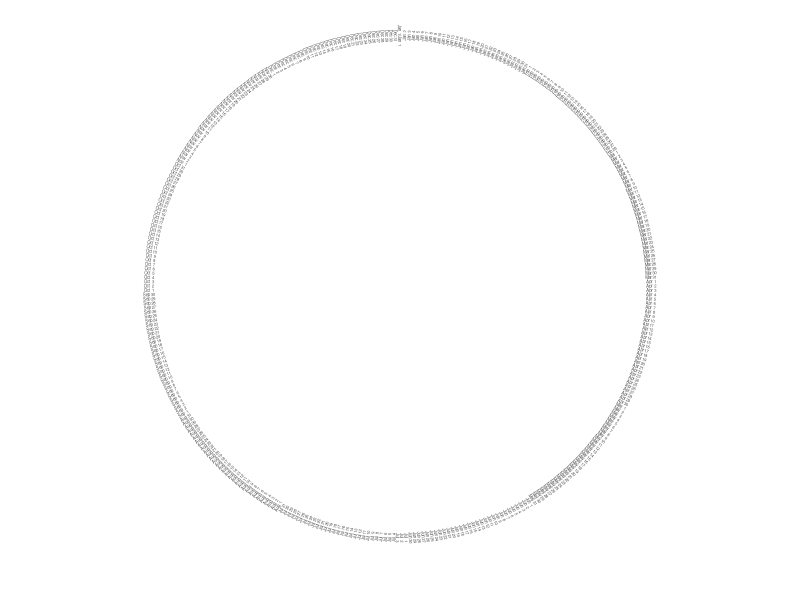

Generate this figure with R:
library(tidyverse)

setwd('circle-calendar/')

# plot all days of year in a line

my_year <- 2025

year_start <- as_date(
  paste0(
    my_year,
    '-01-01'
    )
)

year_end <- as_date(
  paste0(
    my_year + 1,
    '-01-01'
  )
)

this_year_dates <-
  seq(
    year_start,
    year_end,
    '1 day'
  )

n_days_in_year <- length(this_year_dates) - 1

dates_df <- data.frame(
  date = this_year_dates,
  var2 = rnorm(n = length(this_year_dates), mean = 0.5, sd = 0.01)
) %>%
  mutate(
    pct_around = (interval(year_start, date) %/% days(1)) / n_days_in_year,
    angle = ifelse(
      pct_around <= 0.5,
      90 - pct_around * 180/0.5,
      90 - (pct_around - 0.5) * 180/0.5
    )
  )

ggplot(
  data = dates_df,
  mapping = aes(
    x = date
  )
) +
  coord_polar() +
  scale_x_date(
    name = '',
    breaks = '1 day',
    date_labels = '%b %e'
  ) +
  theme_bw() + 
  theme(
    panel.border = element_blank(),
    panel.grid = element_blank(),
    axis.title.y = element_blank(),
    axis.text.y = element_blank(),
    axis.ticks.y = element_blank(),
    axis.text.x = element_text(
      angle = dates_df$angle,
      size = 3
    )
  )
